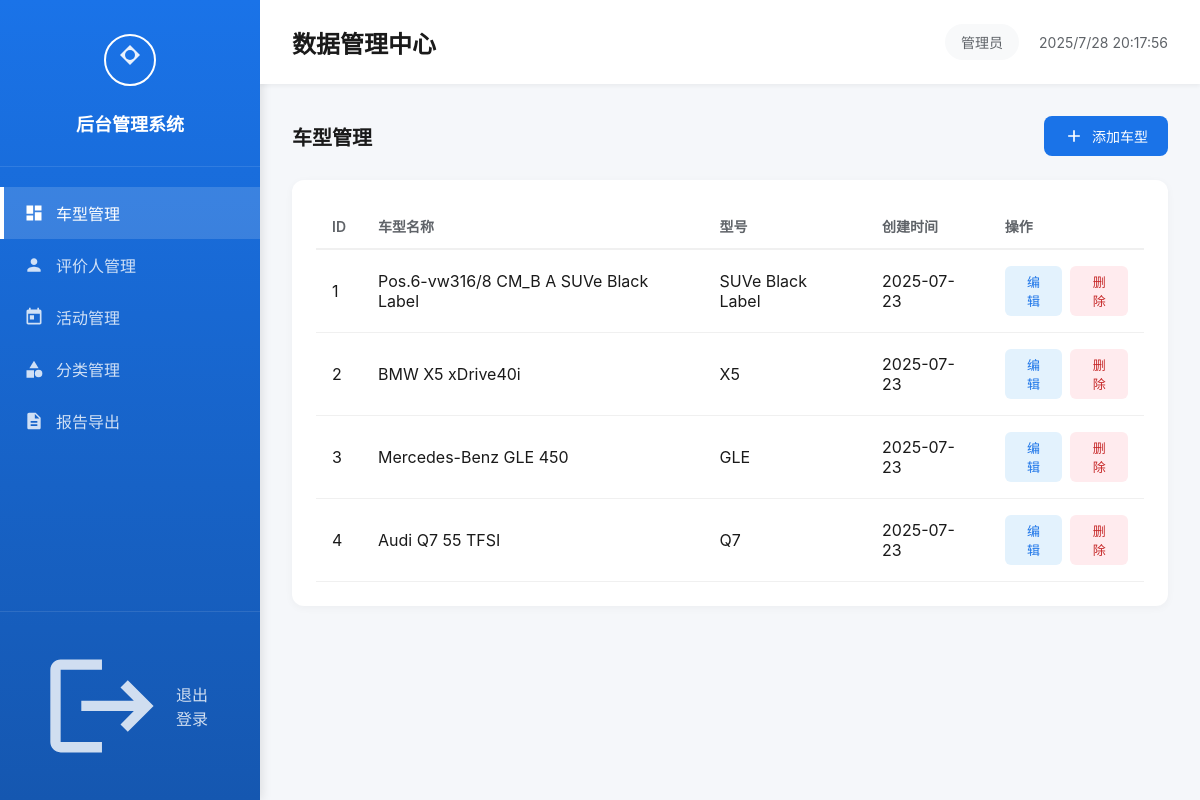
The app's page /admin/dashboard (signed in) with its own data.
### models.py (models this page shows)
class Vehicle(db.Model):
    id = db.Column(db.Integer, primary_key=True)
    name = db.Column(db.String(200), nullable=False)
    model = db.Column(db.String(100))
    info_file = db.Column(db.String(200))
    created_at = db.Column(db.DateTime, default=datetime.utcnow)

### app.py (the view)
@app.route('/admin/dashboard')
@login_required
def admin_dashboard():
    vehicles = Vehicle.query.all()
    activities = Activity.query.all()
    evaluators = Evaluator.query.all()
    categories = Category.query.order_by(Category.order).all()
    return render_template('admin/dashboard.html',
                         vehicles=vehicles,
                         activities=activities,
                         evaluators=evaluators,
                         categories=categories)

### app.py (called while the page is built)
@login_manager.user_loader
def load_user(user_id):
    return User.query.get(int(user_id))

### templates/admin/dashboard.html (shortened to what this page needs)
<!DOCTYPE html>
<html lang="zh">
<head>
    <link rel="stylesheet" href="/static/css/style.css">
</head>
<body>
    <div class="admin-wrapper">
        <div class="admin-sidebar">
            <div class="sidebar-header">
                <svg class="sidebar-logo" viewBox="0 0 60 60" fill="none">
                    <circle cx="30" cy="30" r="25" stroke="white" stroke-width="2" fill="none"/>
                    <path d="M30 15 L40 25 L30 35 L20 25 Z" fill="white" opacity="0.9"/>
                    <circle cx="30" cy="25" r="5" fill="#1a73e8"/>
                </svg>
                <h3>后台管理系统</h3>
            </div>
            <nav class="sidebar-nav">
                <a href="#vehicles" class="nav-item active">
                    <svg viewBox="0 0 24 24" fill="none">
                        <path d="M3 13h8V3H3v10zm0 8h8v-6H3v6zm10 0h8V11h-8v10zm0-18v6h8V3h-8z" fill="currentColor"/>
                    </svg>
                    <span>车型管理</span>
                </a>
                <a href="#evaluators" class="nav-item">
                    <svg viewBox="0 0 24 24" fill="none">
                        <path d="M12 12c2.21 0 4-1.79 4-4s-1.79-4-4-4-4 1.79-4 4 1.79 4 4 4zm0 2c-2.67 0-8 1.34-8 4v2h16v-2c0-2.66-5.33-4-8-4z" fill="currentColor"/>
                    </svg>
                    <span>评价人管理</span>
                </a>
                <a href="#activities" class="nav-item">
                    <svg viewBox="0 0 24 24" fill="none">
                        <path d="M19 3h-1V1h-2v2H8V1H6v2H5c-1.11 0-1.99.9-1.99 2L3 19c0 1.1.89 2 2 2h14c1.1 0 2-.9 2-2V5c0-1.1-.9-2-2-2zm0 16H5V8h14v11zM7 10h5v5H7z" fill="currentColor"/>
                    </svg>
                    <span>活动管理</span>
                </a>
                <a href="#categories" class="nav-item">
                    <svg viewBox="0 0 24 24" fill="none">
                        <path d="M12 2l-5.5 9h11z" fill="currentColor"/>
                        <circle cx="17.5" cy="17.5" r="4.5" fill="currentColor"/>
                        <rect x="3" y="13.5" width="9" height="9" fill="currentColor"/>
                    </svg>
                    <span>分类管理</span>
                </a>
                <a href="#reports" class="nav-item">
                    <svg viewBox="0 0 24 24" fill="none">
                        <path d="M14 2H6c-1.1 0-1.99.9-1.99 2L4 20c0 1.1.89 2 1.99 2H18c1.1 0 2-.9 2-2V8l-6-6zm2 16H8v-2h8v2zm0-4H8v-2h8v2zm-3-5V3.5L18.5 9H13z" fill="currentColor"/>
                    </svg>
                    <span>报告导出</span>
                </a>
            </nav>
            <div class="sidebar-footer">
                <a href="/admin/logout" class="logout-btn">
                    <svg viewBox="0 0 24 24" fill="none">
                        <path d="M17 7l-1.41 1.41L18.17 11H8v2h10.17l-2.58 2.58L17 17l5-5zM4 5h8V3H4c-1.1 0-2 .9-2 2v14c0 1.1.9 2 2 2h8v-2H4V5z" fill="currentColor"/>
                    </svg>
                    <span>退出登录</span>
                </a>
            </div>
        </div>
        <div class="admin-content">
            <div class="content-header">
                <h1>数据管理中心</h1>
                <div class="header-actions">
                    <span class="user-info">管理员</span>
                    <span class="current-time" id="currentTime"></span>
                </div>
            </div>
            <section id="vehicles" class="content-section active">
                <div class="section-header">
                    <h2>车型管理</h2>
                    <button class="btn-add" onclick="showAddVehicle()">
                        <svg width="20" height="20" viewBox="0 0 24 24" fill="none">
                            <path d="M19 13h-6v6h-2v-6H5v-2h6V5h2v6h6v2z" fill="currentColor"/>
                        </svg>
                        添加车型
                    </button>
                </div>
                <div class="data-card">
                    <table class="data-table">
                        <thead>
                            <tr>
                                <th>ID</th>
                                <th>车型名称</th>
                                <th>型号</th>
                                <th>创建时间</th>
                                <th>操作</th>
                            </tr>
                        </thead>
                        <tbody>
                            {% for vehicle in vehicles %}
                            <tr>
                                <td>{{ vehicle.id }}</td>
                                <td>{{ vehicle.name }}</td>
                                <td>{{ vehicle.model or '-' }}</td>
                                <td>{{ vehicle.created_at.strftime('%Y-%m-%d') }}</td>
                                <td>
                                    <div class="action-buttons">
                                        <button class="btn-edit" onclick="editVehicle({{ vehicle.id }})">编辑</button>
                                        <button class="btn-delete" onclick="deleteVehicle({{ vehicle.id }})">删除</button>
                                    </div>
                                </td>
                            </tr>
                            {% endfor %}
                        </tbody>
                    </table>
                </div>
            </section>
        </div>
    </div>
</body>
</html>

### static/css/style.css (style rules this page uses)
* { margin: 0; padding: 0; box-sizing: border-box; }
body { font-family: -apple-system, BlinkMacSystemFont, "PingFang SC", "Helvetica Neue", "STHeitiSC-Light", Arial, sans-serif; background-color: #f0f2f5; color: #1a1a1a; min-height: 100vh; overflow-x: hidden; }
.action-buttons { display: flex; gap: 16px; justify-content: center; }
.admin-wrapper { min-height: 100vh; background: #f5f7fa; }
.admin-wrapper { min-height: 100vh; background: #f5f7fa; display: flex; }
.admin-sidebar { width: 260px; background: linear-gradient(180deg, #1a73e8 0%, #1557b0 100%); color: white; display: flex; flex-direction: column; box-shadow: 2px 0 10px rgba(0,0,0,0.1); }
.sidebar-header { padding: 30px; text-align: center; border-bottom: 1px solid rgba(255,255,255,0.1); }
.sidebar-logo { width: 60px; height: 60px; margin-bottom: 16px; }
.sidebar-header h3 { font-size: 18px; font-weight: 600; margin: 0; }
.sidebar-nav { flex: 1; padding: 20px 0; }
.nav-item { display: flex; align-items: center; gap: 12px; padding: 14px 24px; color: rgba(255,255,255,0.8); text-decoration: none; transition: all 0.3s; position: relative; }
.nav-item.active { background: rgba(255,255,255,0.15); color: white; }
.nav-item.active::before { content: ''; position: absolute; left: 0; top: 0; bottom: 0; width: 4px; background: white; }
.nav-item svg { width: 20px; height: 20px; }
.sidebar-footer { padding: 20px; border-top: 1px solid rgba(255,255,255,0.1); }
.logout-btn { display: flex; align-items: center; gap: 12px; padding: 12px 20px; color: rgba(255,255,255,0.8); text-decoration: none; transition: all 0.3s; border-radius: 8px; }
.admin-content { flex: 1; overflow-y: auto; }
.content-header { background: white; padding: 24px 32px; display: flex; justify-content: space-between; align-items: center; box-shadow: 0 2px 4px rgba(0,0,0,0.05); }
.content-header h1 { font-size: 24px; font-weight: 600; color: #1a1a1a; margin: 0; }
.header-actions { display: flex; align-items: center; gap: 20px; font-size: 14px; color: #5f6368; }
.user-info { padding: 8px 16px; background: #f8f9fa; border-radius: 20px; }
.content-section { display: none; padding: 32px; }
.content-section.active { display: block; }
.section-header { display: flex; justify-content: space-between; align-items: center; margin-bottom: 24px; }
.section-header h2 { font-size: 20px; font-weight: 600; color: #1a1a1a; margin: 0; }
.data-card { background: white; border-radius: 12px; padding: 24px; box-shadow: 0 2px 8px rgba(0,0,0,0.04); }
.data-table { width: 100%; border-collapse: collapse; }
.data-table th { text-align: left; padding: 12px 16px; font-weight: 600; color: #5f6368; font-size: 14px; border-bottom: 2px solid #f0f0f0; }
.data-table td { padding: 16px; border-bottom: 1px solid #f0f0f0; color: #1a1a1a; }
.action-buttons { display: flex; gap: 8px; }
.btn-add { display: flex; align-items: center; gap: 8px; padding: 10px 20px; background: #1a73e8; color: white; border: none; border-radius: 8px; font-size: 14px; font-weight: 500; cursor: pointer; transition: all 0.3s; }
.btn-edit { padding: 6px 16px; background: #e3f2fd; color: #1a73e8; border: none; border-radius: 6px; font-size: 13px; cursor: pointer; transition: all 0.3s; }
.btn-delete { padding: 6px 16px; background: #ffebee; color: #c62828; border: none; border-radius: 6px; font-size: 13px; cursor: pointer; transition: all 0.3s; }

### records on screen
Vehicle: id "1", name "Pos.6-vw316/8 CM_B A SUVe Black Label", model "SUVe Black Label", created_at "2025-07-23"
Vehicle: id "2", name "BMW X5 xDrive40i", model "X5", created_at "2025-07-23"
Vehicle: id "3", name "Mercedes-Benz GLE 450", model "GLE", created_at "2025-07-23"
Vehicle: id "4", name "Audi Q7 55 TFSI", model "Q7", created_at "2025-07-23"
